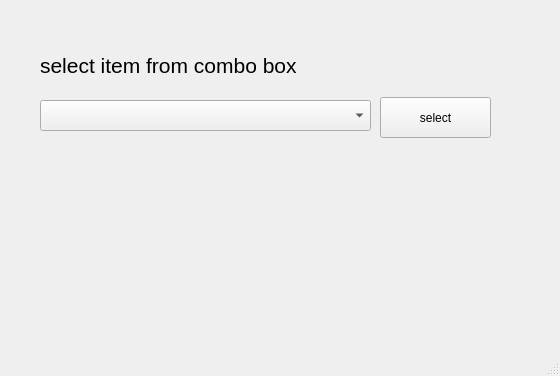
<?xml version="1.0" encoding="UTF-8"?>
<ui version="4.0">
 <class>MainWindow</class>
 <widget class="QMainWindow" name="MainWindow">
  <property name="geometry">
   <rect>
    <x>0</x>
    <y>0</y>
    <width>560</width>
    <height>376</height>
   </rect>
  </property>
  <property name="windowTitle">
   <string>MainWindow</string>
  </property>
  <widget class="QWidget" name="centralwidget">
   <widget class="QLabel" name="label">
    <property name="geometry">
     <rect>
      <x>40</x>
      <y>40</y>
      <width>431</width>
      <height>51</height>
     </rect>
    </property>
    <property name="font">
     <font>
      <pointsize>16</pointsize>
     </font>
    </property>
    <property name="text">
     <string>select item from combo box</string>
    </property>
   </widget>
   <widget class="QComboBox" name="comboBox">
    <property name="geometry">
     <rect>
      <x>40</x>
      <y>100</y>
      <width>331</width>
      <height>31</height>
     </rect>
    </property>
    <property name="font">
     <font>
      <pointsize>16</pointsize>
     </font>
    </property>
   </widget>
   <widget class="QPushButton" name="pushButton">
    <property name="geometry">
     <rect>
      <x>380</x>
      <y>97</y>
      <width>111</width>
      <height>41</height>
     </rect>
    </property>
    <property name="text">
     <string>select</string>
    </property>
   </widget>
  </widget>
  <widget class="QMenuBar" name="menubar">
   <property name="geometry">
    <rect>
     <x>0</x>
     <y>0</y>
     <width>560</width>
     <height>26</height>
    </rect>
   </property>
  </widget>
  <widget class="QStatusBar" name="statusbar"/>
 </widget>
 <resources/>
 <connections/>
</ui>
